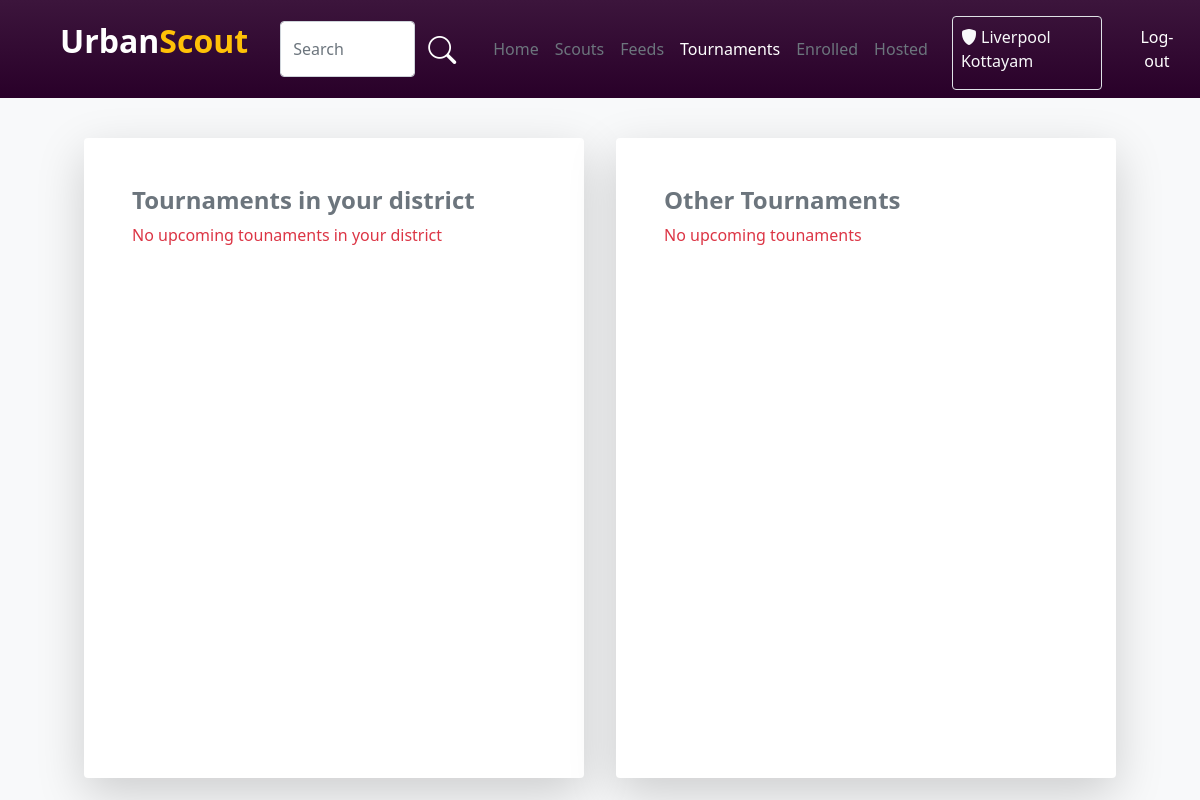
/tournaments (signed in), run on an earlier commit of the app's database.
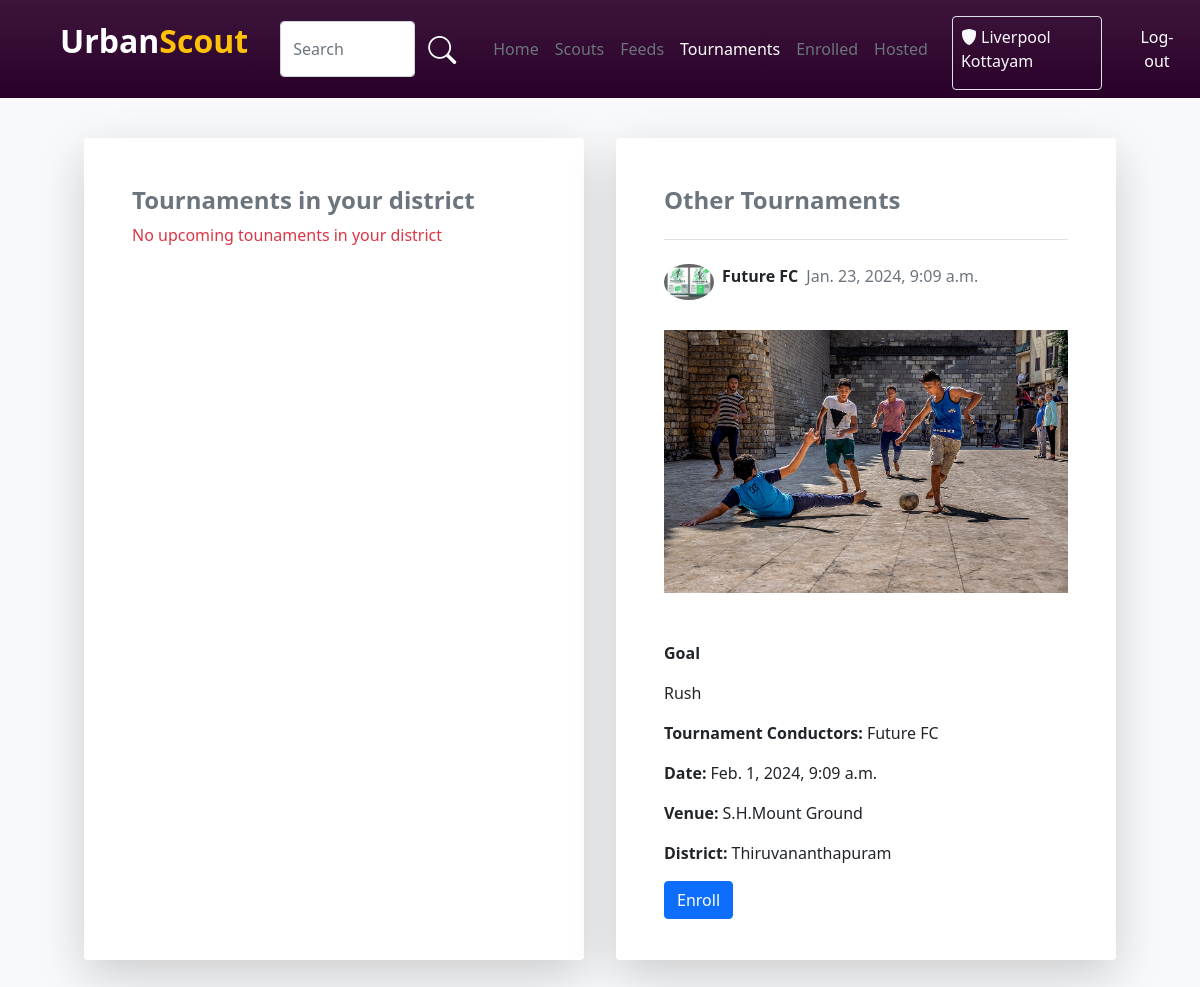
And on a later commit of the database.
### account/models.py (models this page shows)
class Tour(models.Model):
    user=models.ForeignKey(User,on_delete=models.CASCADE)
    title=models.CharField(max_length=120)
    desc=models.CharField(max_length=500)
    img=models.ImageField(upload_to='pics')
    tour_date=models.DateTimeField(null=True)
    time=models.DateTimeField(null=True)
    active=models.BooleanField(default=True)
    place=models.CharField(max_length=120,null=True)
    contact=models.IntegerField(null=True)
    district = models.CharField(("District"),null=True,max_length=20,choices=District_Choice)

class User(AbstractUser):
    username=models.CharField(max_length=32, blank=True, null=True)
    USERNAME_FIELD = 'email'
    email = models.EmailField(unique=True)
    img=models.ImageField(upload_to='pics',default='https://img.freepik.com/free-icon/man_318-677829.jpg',null=True)
    is_player=models.BooleanField('is_player',default=False)
    is_club=models.BooleanField('is_club',default=False)
    is_scout=models.BooleanField('is_scout',default=False)
    player_dob = models.DateField(("Date of Birth"), default=date.today, validators=[validate_dob])
    player_pos = models.CharField(("Position"),default='',max_length=30,choices=Pos_Choice)
    district = models.CharField(("District"),default='',max_length=20,choices=District_Choice)
    locality = models.CharField(("Locality"),default='',max_length=50,blank=True)
    player_foot = models.CharField(("Prefered Foot"),default='',max_length=10,choices=Foot_Choice)
    player_ability = models.IntegerField(("Ability"),default=0,choices=Ability_Choice)
    club_reputation = models.IntegerField(("Club Reputation"),default=0,choices=Ability_Choice)
    player_potential = models.IntegerField(("Potential"),default=0,choices=Ability_Choice)
    desc=models.CharField(("Description"),max_length=100, default='')
    club_name=models.CharField((("Club Name")),default='',max_length=30)
    scouted_by=models.CharField(max_length=30,default='')
    subscribed=models.BooleanField(default=False)
    phone = models.CharField(("Phone Number"), null=True, max_length=10, validators=[phone_number_validator])
    REQUIRED_FIELDS = []

### account/views.py (the view)
# urls.py: path('tournaments',views.tournaments,name="tournaments"),
def tournaments(request):
    tour_enrollments = TourEnrole.objects.filter(user_id=request.user.id)
    enrolled_tour_ids = tour_enrollments.values_list('tour__id', flat=True)
    tournament = Tour.objects.filter(district=request.user.district, active=True).exclude(id__in=enrolled_tour_ids).order_by('-time')
    tournament1 = Tour.objects.filter(~Q(district=request.user.district), active=True).exclude(id__in=enrolled_tour_ids).order_by('-time')
    print(tour_enrollments)
    return render(request, 'Tournaments.html', {'feeds': tournament, 'feeds1': tournament1, 'enrol': tour_enrollments})

### template/Tournaments.html (shortened to what the changed rows need)
{% load static %}
{% load custom_filters %}
<!DOCTYPE html>
<html lang="en">
<head>
    <link rel="stylesheet" href="{% static 'style.css' %}">
    <link href="https://cdn.jsdelivr.net/npm/bootstrap@5.0.2/dist/css/bootstrap.min.css" rel="stylesheet"
>
    <link rel="stylesheet" href="https://cdn.jsdelivr.net/npm/bootstrap-icons@1.10.5/font/bootstrap-icons.css">
</head>
<body class="bg-light">
    <div class="d-flex flex-wrap justify-content-center mt-4">
        <div class="col-lg-5 col-12 player-feeds m-3 p-5 rounded bg-white shadow-lg">
            <div>
                <p class="h4 text-secondary fw-bold">Other Tournaments</p>
            </div>
            {% if feeds1 %}
            {% for i in feeds1 %}
            <div class="mt-4 border-top pt-4">
                <div class="d-flex">
                    <div class="feed-img">
                        <img class="w-100 rounded-circle" src={{i.user.img.url}} alt="">
                    </div>
                    <div class="ms-2 d-flex">
                        <p class="fw-bold">
                            {{i.user.club_name}}
                        </p>
                        <p class="ms-2 text-secondary">{{i.time}}</p>
                    </div>
                </div>
                <div class="w-100 mt-3">
                    {% if i.img.url != '' %}
                    <div class="w-100 mt-3">
                        <img class="w-100" src="{{i.img}}" alt="">
                    </div>
                    {% endif %}
                </div>
                <p class="fw-bold mt-5">{{i.title}}</p>
                <p>{{i.desc}}</p>
                <div class="mt-3">
                    <div class="d-flex gap-1">
                        <p class="fw-bold">Tournament Conductors: </p>
                        <p>{{i.user.club_name}}</p>
                    </div>
                    <div class="d-flex gap-1">
                        <p class="fw-bold">Date: </p>
                        <p>{{i.tour_date}}</p>
                    </div>
                    <div class="d-flex gap-1">
                        <p class="fw-bold">Venue: </p>
                        <p>{{i.place}}</p>
                    </div>
                    <div class="d-flex gap-1">
                        <p class="fw-bold">District: </p>
                        <p>{{i.district}}</p>
                    </div>
    <button onclick="showConfirmation('{{ i.id }}')" class="btn btn-primary">Enroll</button>
                </div>
            </div>
            {% endfor %}
            {% else %}
            <p class="text-danger">No upcoming tounaments</p>
            {% endif %}
        </div>
    </div>
</body>
</html>

What changed in the data, as far as the page shows it:
added Tour: user.img (picture), user.club_name "Future FC", time "Jan. 23, 2024, 9:09 a.m.", img (picture), title "Goal", desc "Rush", tour_date "Feb. 1, 2024, 9:09 a.m.", place "S.H.Mount Ground", district "Thiruvananthapuram"
Also different on the page:
text no longer shown: "No upcoming tounaments"
